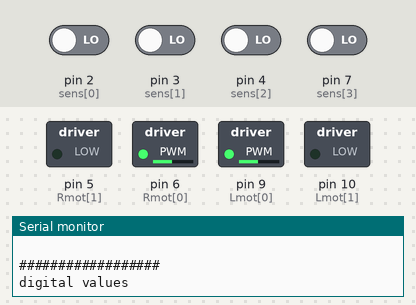
Bench run of a sketch on a simulated Arduino Uno, built with avr-gcc and run on an emulated ATmega328P. Parts: switched loads named in the sketch (green lamp = pin HIGH), the last lines printed to the serial monitor. Inputs (shaded band) come from the test bench; at power-on: pin 2 (sens[0]), pin 3 (sens[1]), pin 4 (sens[2]), pin 7 (sens[3]) LOW.

Above: at 1.2 s.
1.3 s: pin 2 (sens[0]) driven HIGH
At 2.8 s:
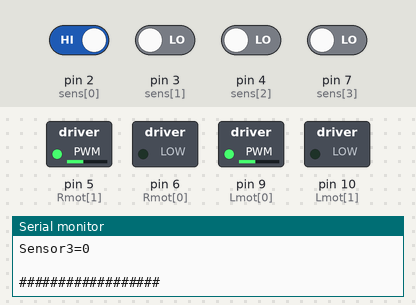
3.3 s: pin 3 (sens[1]) driven HIGH
At 4.1 s:
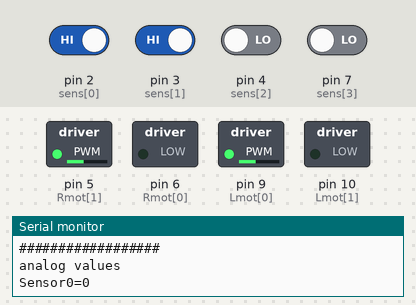
6.3 s: pin 7 (sens[3]) driven HIGH
At 7.0 s:
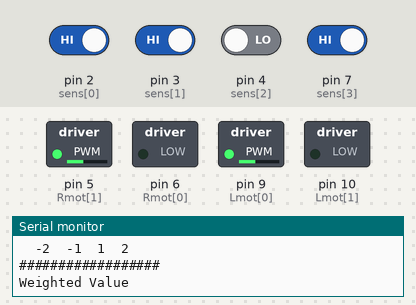
8.2 s: pin 2 (sens[0]) driven LOW
At 9.6 s:
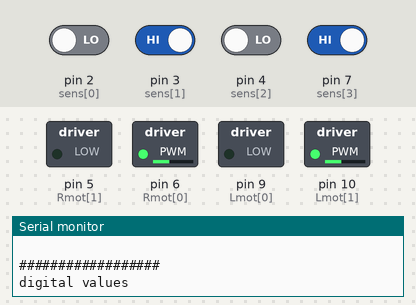
10.1 s: pin 4 (sens[2]) driven HIGH
At 10.8 s:
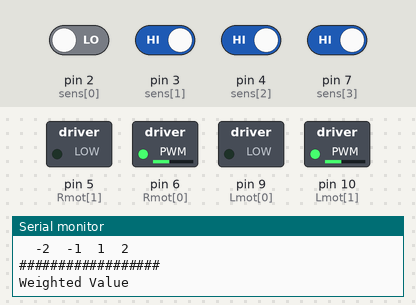
13.1 s: pin 3 (sens[1]) driven LOW
At 14.5 s:
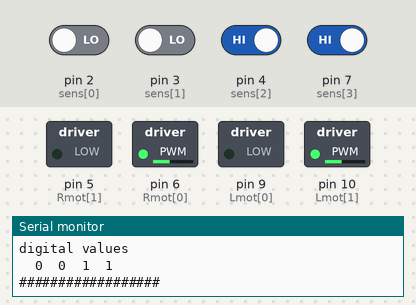
Timing chart, 0 to 16.1 s (numbered marks = the images above; inputs shaded):
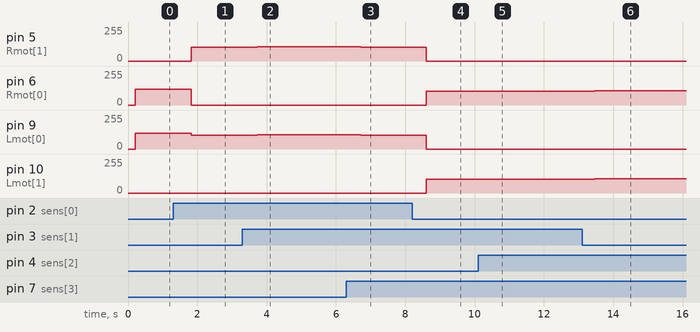

The sketch:

PID.ino
```cpp
#include <Arduino.h>
#include <math.h>

int const sens_numb = 4; //total number of sensor used
int Lmot[]= {9,10}; //pin numbers of left motor.
int Rmot[]= {6,5}; // pin numbers of right motor
int sens[]= {2,3,4,7}; // pin numbers of sensor
int min_speed=100,avg_speed=120,new_speed = 120; // it can be changed by calibration

void val_read(); //this function reads the anlog values of sensors and converts those into digital values
void ser_print(); //consists of all serial print output
void bt_print(); //for taking the output using bluetooth
void weight_gen(); //some sample weight with respect to number of sensor generated for calculation
void straight(); // straight direction move of bot
void left(); //left direction move of bot
void right(); //right direction move of bot
void stp();  // for 0stopping the bot
void pid_line_follow(); //it is the function for PID control
void direct(); //for deciding the direction


int j,k;
int analog_val[sens_numb], digital_val[sens_numb], weight[sens_numb];
int P=0, I=0, D=0, correction, error=0, previous_error=0, kp=2, kd=0, ki=0; //value of kp,kd,ki need to be obtained by calibration
int weighted_val[sens_numb], total_weight;
void setup()
{
  for(j=0;j<sens_numb;j++)
      pinMode(sens[j],INPUT);

  for(j=0;j<2;j++)
     {
       pinMode(Lmot[j],OUTPUT);
      pinMode(Rmot[j],OUTPUT);
    }
   Serial.begin(9600);
   //bt.begin(9600);
   delay(10);
}

void  val_read()
{

  for(j=0;j<sens_numb;j++){
    digital_val[j] = digitalRead(sens[j]);
  }
}


void ser_print()
{
    Serial.println("##################");
    Serial.println("analog values");
  for(j=0;j<sens_numb;j++)
    Serial.println("Sensor"+String(j)+"="+String(analog_val[j]));
    Serial.println(" ");

    Serial.println("##################");
    Serial.println("digital values");
  for(j=0;j<sens_numb;j++)
    Serial.print("  " + String(digital_val[j]));
    Serial.println(" ");

    Serial.println("##################");
    Serial.println("Generated weight");
  for(j=0;j<sens_numb;j++)
    Serial.print("  "+ String(weight[j]));
    Serial.println(" ");

    Serial.println("##################");
    Serial.println("Weighted Value");
  for(j=0;j<sens_numb;j++)
    Serial.print("  "+ String(weighted_val[j]));
    Serial.println(" ");
    Serial.println("##################");
}

/* void bt_print()
{
    bt.println("##################");
    bt.println("analog values");
  for(j=0;j<sens_numb;j++)
    bt.println("Sensor"+String(j)+"="+String(analog_val[j]));
    bt.println(" ");

    bt.println("##################");
    bt.println("digital values");
  for(j=0;j<sens_numb;j++)
    bt.print("  " + String(digital_val[j]));
    bt.println(" ");

    bt.println("##################");
    bt.println("Generated weight");
  for(j=0;j<sens_numb;j++)
    bt.print("  "+ String(weight[j]));
    bt.println(" ");

    bt.println("##################");
    bt.println("Weighted Value");
  for(j=0;j<sens_numb;j++)
    bt.print("  "+ String(weighted_val[j]));
    bt.println(" ");
    bt.println("##################");
}
*/
void weight_gen()
{
    total_weight=0;
     k=sens_numb/2;
   if(sens_numb%2!=0){
       k= k*(-1);
     for(j=0;j<sens_numb;j++){
       weight[j]=k;
       k=k+1;

     }
   }
   else{
     k= k*(-1);
     for(j=0;j<sens_numb;j++){
       if(k==0)
         k=1;
       weight[j]=k;
       k=k+1;
     }
   }

   for(j=0;j<sens_numb;j++){
    weighted_val[j] =weight[j] * digital_val[j];
    total_weight = total_weight + weighted_val[j];
  }
}

void straight()
{
  analogWrite(Lmot[0],avg_speed);
  analogWrite(Lmot[1],0);
  analogWrite(Rmot[0],avg_speed);
  analogWrite(Rmot[1],0);
}

void right()
{
  analogWrite(Lmot[0],0);
  analogWrite(Lmot[1],new_speed);
  analogWrite(Rmot[0],new_speed);
  analogWrite(Rmot[1],0);
}

void left()
{
  analogWrite(Lmot[0],new_speed);
  analogWrite(Lmot[1],0);
  analogWrite(Rmot[0],0);
  analogWrite(Rmot[1],new_speed);
}

void stp()
{
  analogWrite(Lmot[0],0);
  analogWrite(Lmot[1],0);
  analogWrite(Rmot[0],0);
  analogWrite(Rmot[1],0);
}

void pid_line_follow()
{


  int current_weight=abs(total_weight);
  int target_weight=0;
  error =  current_weight - target_weight;
  P=error*kp;

  I=(error+previous_error)*ki;
  D=kd * (error - previous_error);
  correction= P+I+D;
  new_speed=min_speed + correction;
  previous_error=error;
}

void direct()
{
   if(total_weight<0)
    left();
   else if(total_weight>0)
     right();
   else
     straight();
}

void loop()
{
  val_read();
  weight_gen();
  ser_print(); // use this if you want to see the output in serial monitor
  //bt_print(); // use this if you want to see output via bluetooth. I have used 'SENA Bterm' software in my android to see the output via bluetooth
  pid_line_follow();
  direct();
//  Serial.println("Total weight="+String(total_weight));
//  Serial.println("error="+String(error));
//  Serial.println("P="+String(P));
//  Serial.println("I="+String(I));
//  Serial.println("D="+String(D));
//  Serial.println("new speed="+String(new_speed));
//  delay(3000);

}
```

Measured:
- after the input at 1.3 s, pin 5 (Rmot[1]): 0/255 → 104/255 after 0.53 s; pin 6 (Rmot[0]): 120/255 → 0/255 after 0.53 s; pin 9 (Lmot[0]): 120/255 → 104/255 after 0.53 s
- after the input at 3.3 s, pin 5 (Rmot[1]), pin 9 (Lmot[0]): 104/255 → 106/255 after 0.42 s
- after the input at 6.3 s, pin 5 (Rmot[1]), pin 9 (Lmot[0]): 106/255 → 102/255 after 0.41 s
- after the input at 8.2 s, pin 5 (Rmot[1]), pin 9 (Lmot[0]): 102/255 → 0/255 after 0.41 s; pin 6 (Rmot[0]), pin 10 (Lmot[1]): 0/255 → 102/255 after 0.41 s
- after the input at 10.1 s, pin 6 (Rmot[0]), pin 10 (Lmot[1]): 102/255 → 104/255 after 0.40 s
- after the input at 13.1 s, pin 6 (Rmot[0]), pin 10 (Lmot[1]): 104/255 → 106/255 after 0.37 s
